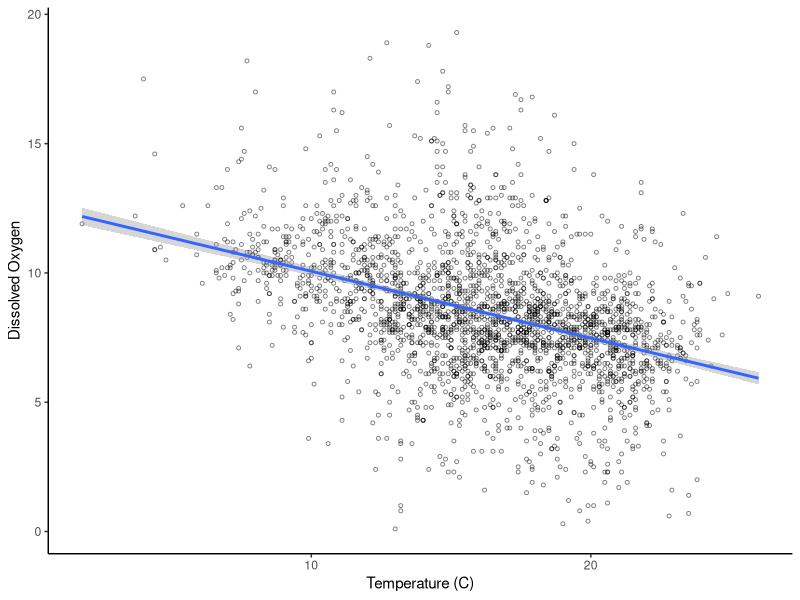
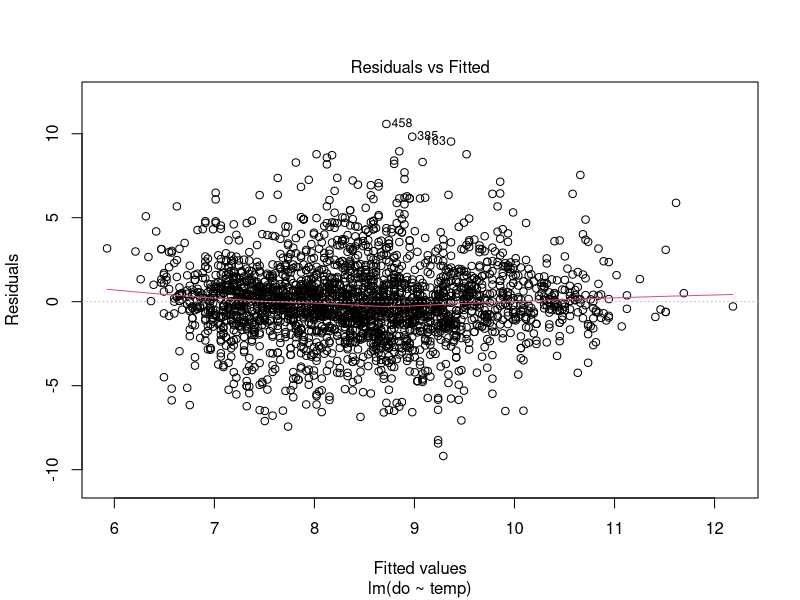
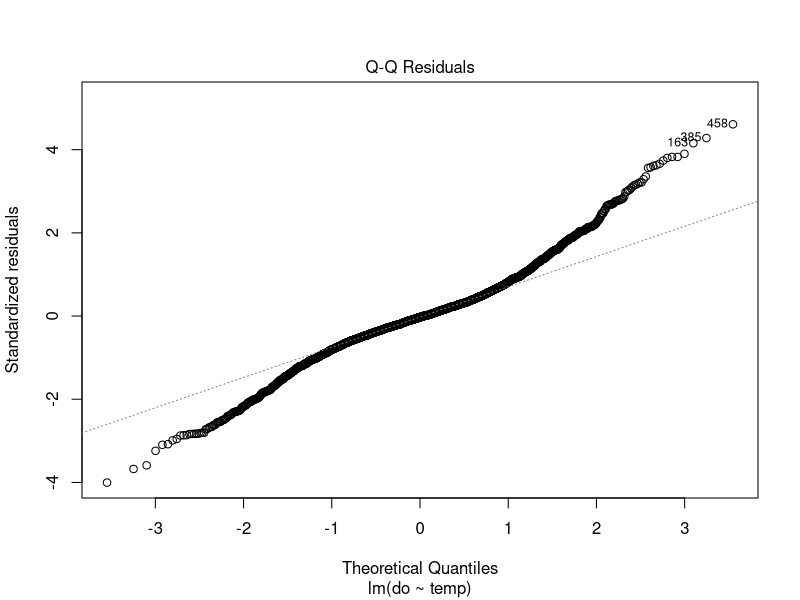
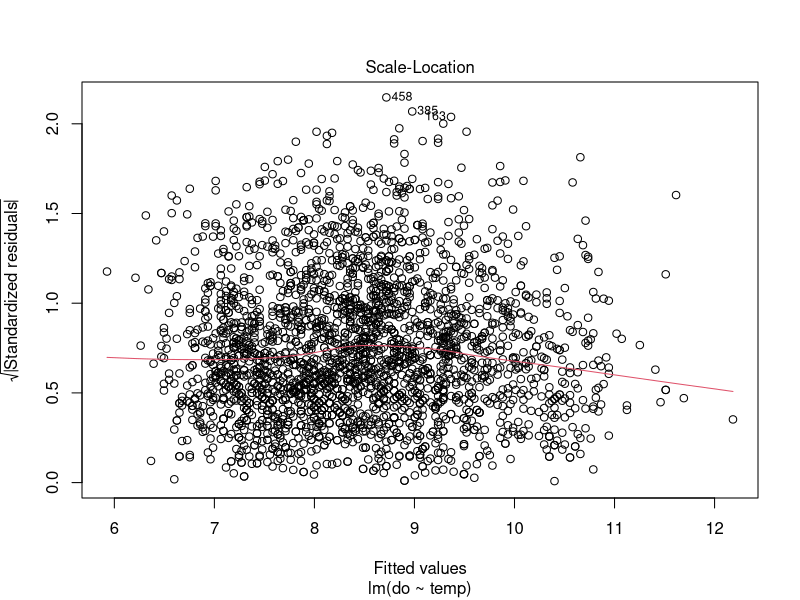
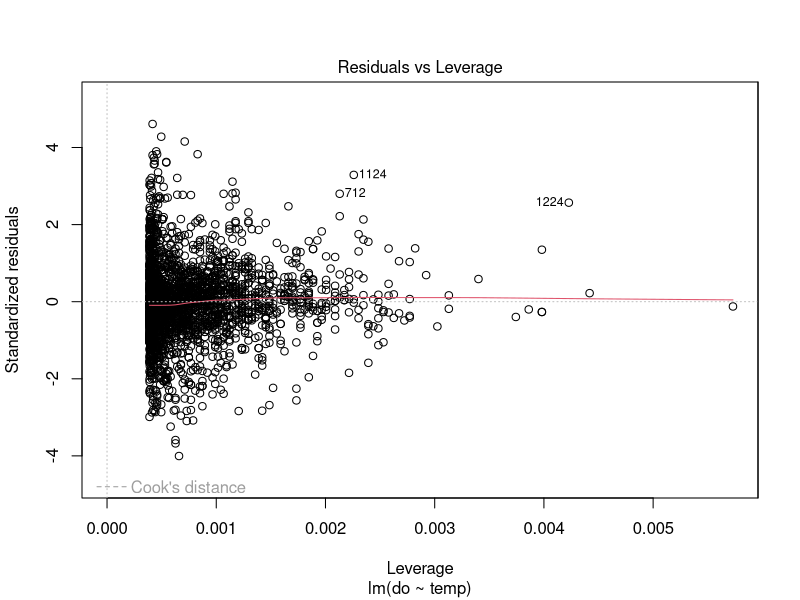
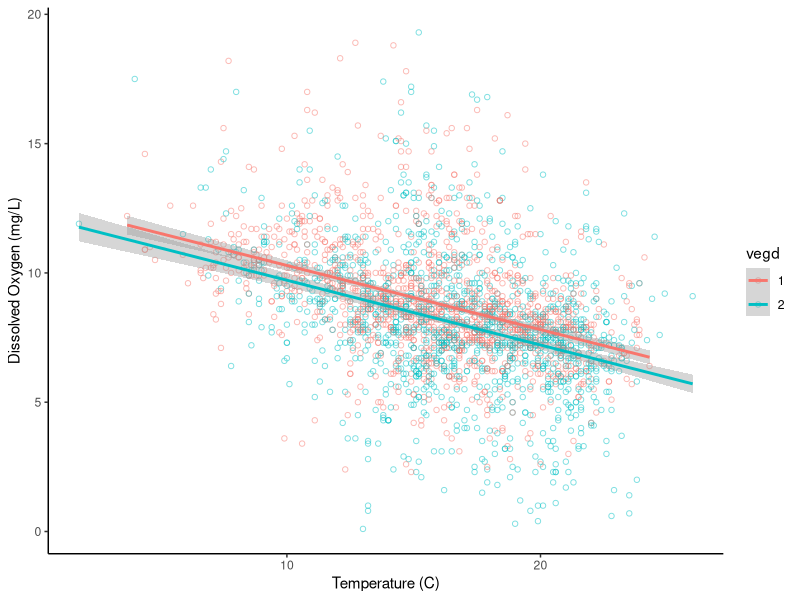

The R script that drew these images, in order:
## ---- chunk 1
library(tidyverse)

umr_wide <- read_csv("data/umr_counts_wide.csv")

umr_sub <- umr_wide %>%
  filter(do < 20, 
         !is.na(vegd))
## ---- chunk 2
ggplot(umr_sub, 
       aes(temp, do))+
  geom_point(alpha = .5, pch = 21, size = 1)+
  geom_smooth(method = "lm") +
  labs(x = "Temperature (C)", y = "Dissolved Oxygen")+
  theme_classic()

## ---- chunk 3
lm.mod <- lm(do ~ temp,
           data = umr_sub)
## ---- chunk 4
mod_summ <- summary(lm.mod)
mod_summ
## ---- chunk 5
plot(lm.mod, which = 1)
## ---- chunk 6
plot(lm.mod, which = 2)
## ---- chunk 7
plot(lm.mod, which = 3)
## ---- chunk 8
plot(lm.mod, which = 5)
## ---- chunk 9
umr_sub <- mutate(umr_sub, 
                  vegd = as.factor(vegd))
## ---- chunk 10
ggplot(umr_sub, 
       aes(temp, do, color = vegd))+
  geom_point(alpha = .5, pch = 21, size = 1.5)+
  geom_smooth(method = "lm")+
  labs(x = "Temperature (C)", y = "Dissolved Oxygen (mg/L)")+
  theme_classic()
## ---- chunk 11
ancov.mod <- lm(do ~ temp + vegd, 
                data = umr_sub)

summary(ancov.mod)
